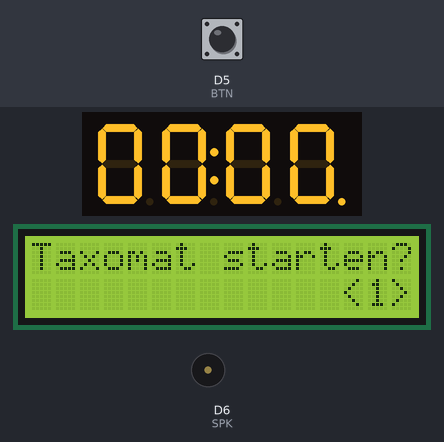
A program run on a simulated ESP8266 (NodeMCU). Parts: 4-digit seven-segment display, 16×2 character LCD, buzzer (waves = sounding). The test bench sets the inputs (shaded band); at power-on: D5 (BTN) HIGH.

Above: at 6.9 s.
7.0 s: D5 (BTN) pulled LOW for 1 s
At 8.8 s:
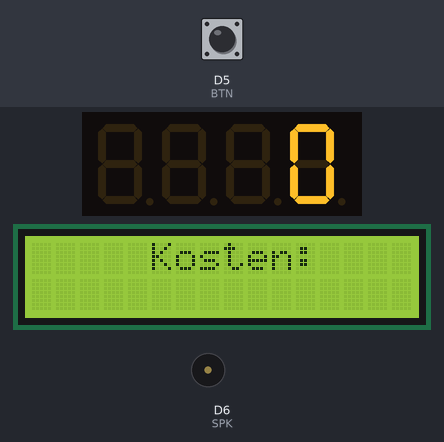
11.0 s: D5 (BTN) pulled LOW for 3.2 s
At 12.8 s:
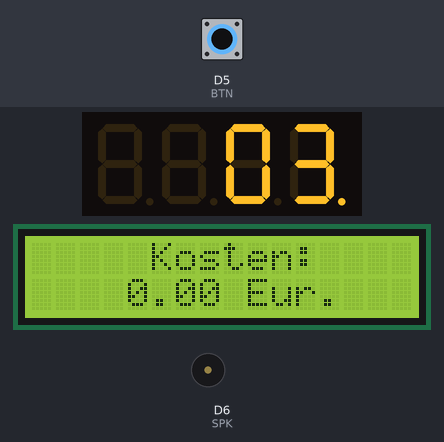
16.0 s: D5 (BTN) pulled LOW for 0.15 s
At 16.8 s:
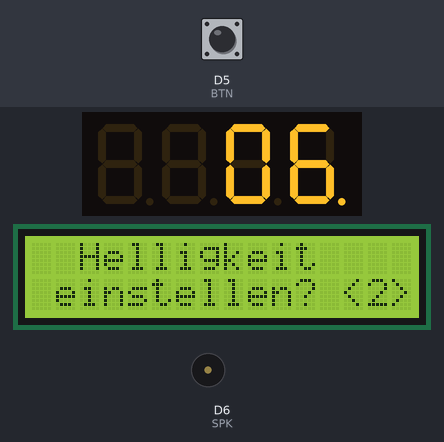
19.1 s: D5 (BTN) pulsed LOW 5 times (0.12 s each, 0.3 s apart)
At 19.88 s:
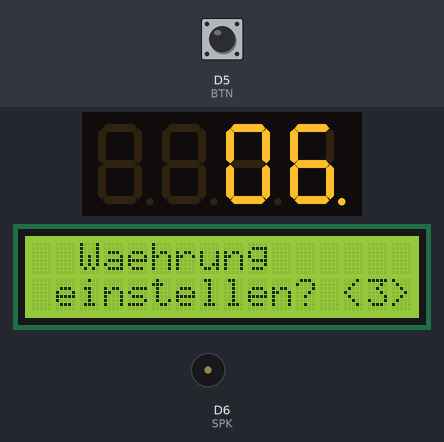
Timing chart, 0 to 23.1 s (numbered marks = the images above; inputs shaded):
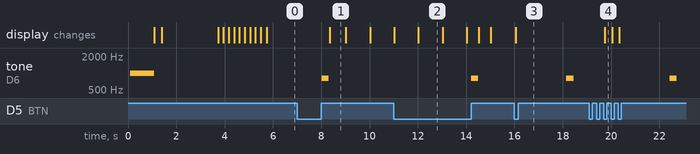

Measured:
- after the input at 7.0 s, the display: changes after 1.3 s (image 1)
- after the input at 16.0 s, the display: changes at once (image 3)
- after the input at 19.1 s, the display: changes after 0.63 s (image 4)
- what the display in image 1 shows lasts 0.7 s, from 8.3 s to 9.0 s
- what the display in image 2 shows lasts 1.0 s, from 12.0 s to 13.0 s

The program:

main.cpp
```cpp
#include <Arduino.h>
#include <TM1637Display.h>
#include <Wire.h>
#include <LiquidCrystal_I2C.h>
#include <string>

// Define the connections pins
#define DIO D3
#define CLK D4  //7seg pins

#define BTN D5  //button Pin
#define SPK D6  //speaker pin
#define PIN_INPUT 0

#define interval 1000    //timer update interval
#define Delay 1000      //button press Delay

TM1637Display display(CLK, DIO); // Create an instance of the TM1637Display

LiquidCrystal_I2C lcd(0x27, 16, 2); //init lcd display kind 16rows 2lanes


uint8_t dot = 0b01000000; // :
uint8_t letter_h[]{
SEG_F | SEG_G | SEG_E | SEG_C | SEG_DP,  // h    https://github.com/tarantula3/TM1637-Digit-Display/blob/main/Datasheet.pdf
};

long int counter = 0;
struct Time //Time tuple to accses time out of timer
    {
      int seconds;
      int minutes;
      int hours;
    };


class Timer{  //7SEG
  protected:
    int seconds = 0;
    int minutes = 0;
    int hours = 0;
    bool pause = true;  //standart true to wait for start
    bool blinked = false;

  public:
  Timer(int seconds, int minutes, int hours):       //init variables
   seconds(seconds), minutes(minutes), hours(hours){};

  Timer() = default;


  Time getTime()const{return{seconds,minutes,hours};} //Time Getter for Time struct


  void startup(){

    for (int i=1; i<11; i++){
    if (i == 10){
      display.showNumberDecEx(0000, dot, true);
      break;
    }
    display.showNumberDecEx(i*1111, dot);
    delay(200);
    }

  }


  void showTime(){
    if (hours > 0){
      display.showNumberDecEx(hours, dot, false, 1, 0);   //hours left, only 1 num
      display.setSegments(letter_h, 1, 1);                //letter h behind + dots
      display.showNumberDecEx(minutes, dot, true, 2, 2);  //minutes
    }
    else if (minutes == 0 || seconds > 0){               //update secs while first minute and aslong minutes need no update
        display.showNumberDecEx(seconds, dot, true, 2, 2); // show only current secs
    }
    else if(seconds == 0){    //only update every minute
      display.showNumberDecEx(minutes, dot, true, 2, 0);   //minuten auf den ersten beiden
      display.showNumberDecEx(seconds, dot, true,  2, 2);   //sekunden auf den letzten beiden
    }
  }

  void reset(){   //reset Tiemr
    this->seconds = 0;
    this->minutes = 0;
    this->hours = 0;
    display.showNumberDec(0000);
  }

  bool update(bool timer_active){    //!when called, it updates 1sec of timer
    if (!pause){    //if active pause update of secs gets skipped
      if (++seconds == 60){ // nach 60sek +1min 60sek reset
            seconds = 0;

            if (++minutes == 60){ //after 1h switch to h display
              hours++;
              minutes = 0;
              display.clear();
            }
          }
        if (blinked){   //falls p noch da ist löschen
          lcd.setCursor(15,0);
          lcd.print(" ");
        }

    }
    else if (timer_active){ //wenn timer pausiert und im timer mode dann p blinken
      PauseBlink();
    }


    return 0;
  }

  void togglePause(){
    pause = !pause; //toggle pause
  }

  void PauseBlink(){
    if (!blinked){
      lcd.setCursor(15,0);
      lcd.print("P");
    }
    else{
      lcd.setCursor(15,0);
      lcd.print(" ");

    }
    blinked = !blinked;

  }

};


class Speaker{
  protected:

  public:

  void playTone(int sound_height, int length){
    tone(SPK, sound_height);
    delay(length);
    noTone(SPK);
  }

};


class Display{  //LCD
  protected:
    Timer* timer;
    Speaker speaker;

    float pay_val = 9.5;

  public:
    Display() = default;
    Display(Timer* timer):timer(timer){
      if (this->timer == nullptr) {
        // Optional: Fehlerbehandlung, falls kein Timer übergeben wurde
        lcd.init();
        lcd.backlight();
        lcd.print("ERROR NULLPNTR");
        delay(2000);
      }
    }

  void startup(){
    std::string greeting = "12";
    int length = greeting.length();

    lcd.init();
    lcd.backlight();

    speaker.playTone(1000, 1000); //play 1Khz sound for 1s

    for(int i=0; i<length ; i++){          //!startup procedure to display greeting
      lcd.setCursor(( 7+length/2 )-i, 0); //to center always (7is middle)

      for(int x=0; x<i+1; x++){
      lcd.print(greeting[x]);   //buchstaben hintereinander ausgeben
      }

      delay(300); //300ms between every letter
    }

    delay(2000);
    lcd.clear();
    lcd.print("7seg selftest...");
  }

  void showText(char* topText, int topRow, char* bottomText = "empty", int bottomRow = 0){
    lcd.setCursor(topRow, 0);
    lcd.printstr(topText);

    if (bottomText != "empty"){
      lcd.setCursor(bottomRow, 1);
      lcd.printstr(bottomText);
    }


  }

  void timerStart(){

    timer->reset();
    timer->togglePause();

  }
  void timerPause(){
    timer->togglePause();
  }

  void showValue(){ //show money to pay on screen
    Time currentTime = timer->getTime();
    // calc to pay
    float rate = 0.1; //€
    int curserpos = 4;

    if (currentTime.hours > 0){
      pay_val = (currentTime.minutes+60) * rate;
    }
    else{
      pay_val = currentTime.minutes * rate;
    }

    lcd.setCursor(9,1);
    lcd.print("Eur.");

    if (pay_val >= 10){curserpos--;}

    lcd.setCursor(curserpos, 1);
    lcd.print(pay_val);

  }

};


class Menu{
private:
  Display* display;
  Speaker speaker;

  bool short_press = false;
  bool long_press = false;
  bool during_press = false;

  char* topText;
  char* bottomText;
  int active_page;
  long lastPress = 0;


public:

  bool timer_active = false;

  Menu(Display* display) :display(display){ //Menu mit pointer zu globelaen dp klasse initialisierren
    //init Menu on LCD
    this -> page1();
  }

void page1(){
  topText = "Taxomat starten?";
  bottomText = "<1>"; //12

  display->showText(topText, 0, bottomText, 13);
  active_page = 1;
}

void page2(){
  topText = " Helligkeit"; //1
  bottomText = " einstellen? <2>"; //0

  display->showText(topText, 1, bottomText, 0);
  active_page = 2;
}

void page3(){
  topText = " Waehrung"; //1
  bottomText = " einstellen? <3>"; //0

  display->showText(topText, 1, bottomText, 0);
  active_page = 3;
}

void TimerPage(){
  lcd.clear();

  topText = "Kosten:"; //1

  display->showText(topText, 5);
  active_page = 3;
}

void nextPage(){
  lcd.clear();

  switch (active_page)
  {
  case 1:
    page2();
    break;

  case 2:
    page3();
    break;

  case 3:
    page1();
    break;
  }
}

void checkButton(bool press_detected){


  if (long_press && !during_press){


    if (millis() - lastPress >= Delay){
      long_press = false;
      lastPress = 0;
      return;
    }

    return;
  }


  if (press_detected && (millis() - lastPress) >= Delay){  //if button pressed(pause timer true) and button wasnt pressed in last Delay secs

    if (during_press){
      //long press detected
      if (millis() - lastPress >= 2000){ //dafür sorgen das nur einmal nach 2000ms ausgeführt wird
        Speaker().playTone(800, 300);

        switch (active_page)  //if press detected select active page and run logic
        {
        case 1:
          display->timerStart();
          TimerPage();
          timer_active = true;
          active_page = 0;
          break;

        case 0: //stop timer
          display->timerPause();
          timer_active = false;
          active_page = 1;
          lcd.clear();
          page1();
          break;

        default:
          break;

        }

        if (timer_active){
          //logic to stop
        }


        during_press = false;
        lastPress = millis();

        return;
      }

      long_press = true;
      return;
    }


    during_press = true; //toggle during press from false to true and back

    lastPress = millis();
  }

  else if (!press_detected && during_press && !long_press){
    //short press detected
    if (!timer_active){
    this -> nextPage();
    }

    else{
    display->timerPause();
    speaker.playTone(800, 80);
    }


    during_press = false;
    lastPress = 0;

  }

}

};


Timer timer;    //Init Timer Class
Display dp(&timer); //init Diaply class timer pointer übergeben

void setup() {
  pinMode(BTN, INPUT_PULLUP);
  pinMode(SPK, OUTPUT);

  display.setBrightness(3);  // Set the display brightness (0-7)
  display.clear();

  dp.startup();
  timer.startup();

};


void loop() {
  static Menu menu(&dp); //init menu

  bool press_detected = false;   //reset every loop

  int buttonState = digitalRead(BTN);
  if (buttonState == HIGH){press_detected=true;} //check for button press and cahnge pause

  menu.checkButton(press_detected);

  if (millis() - counter >= interval){  //runs every interval ms
    counter += interval;

    timer.showTime();  //show time in 7seg display
    timer.update(menu.timer_active);   //add 1sec to timer

    if (menu.timer_active){
      dp.showValue();
    }

};
};
```
